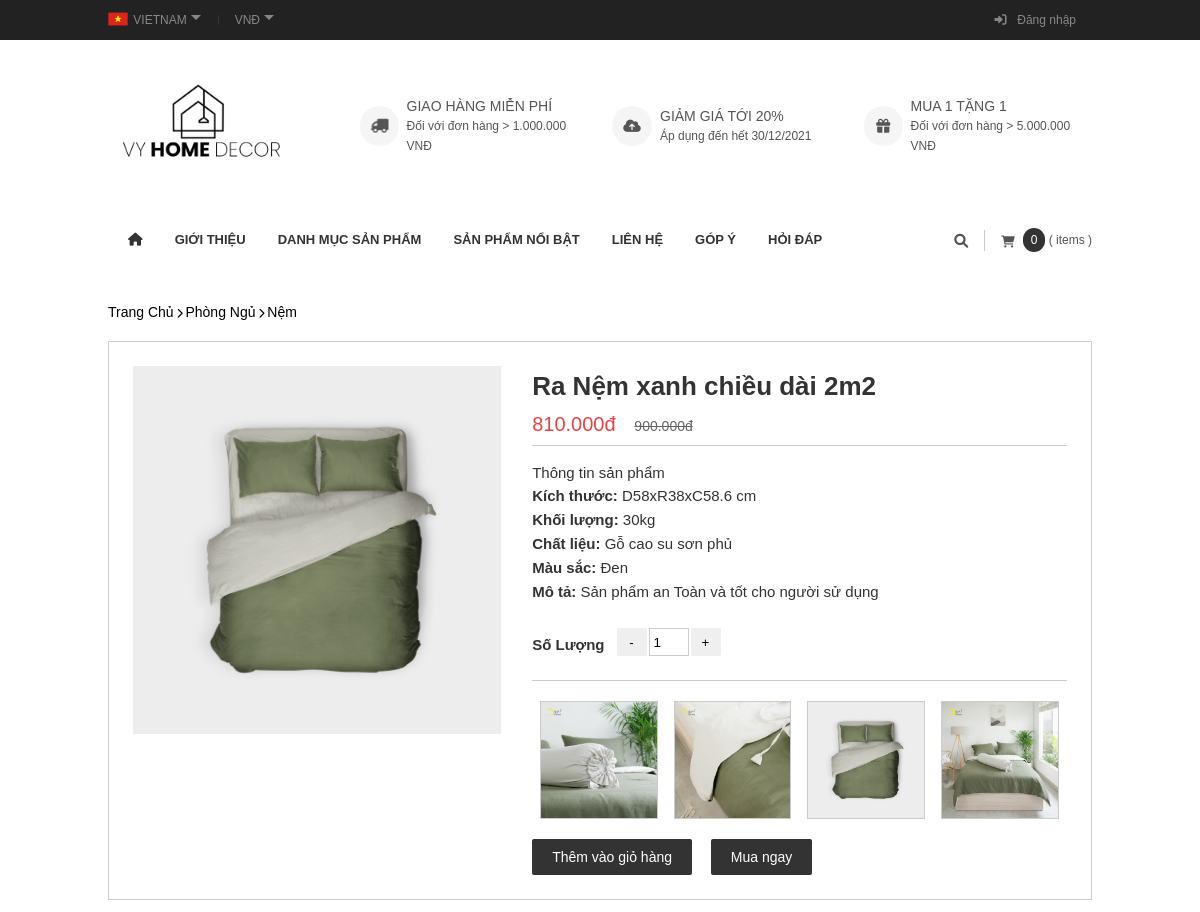
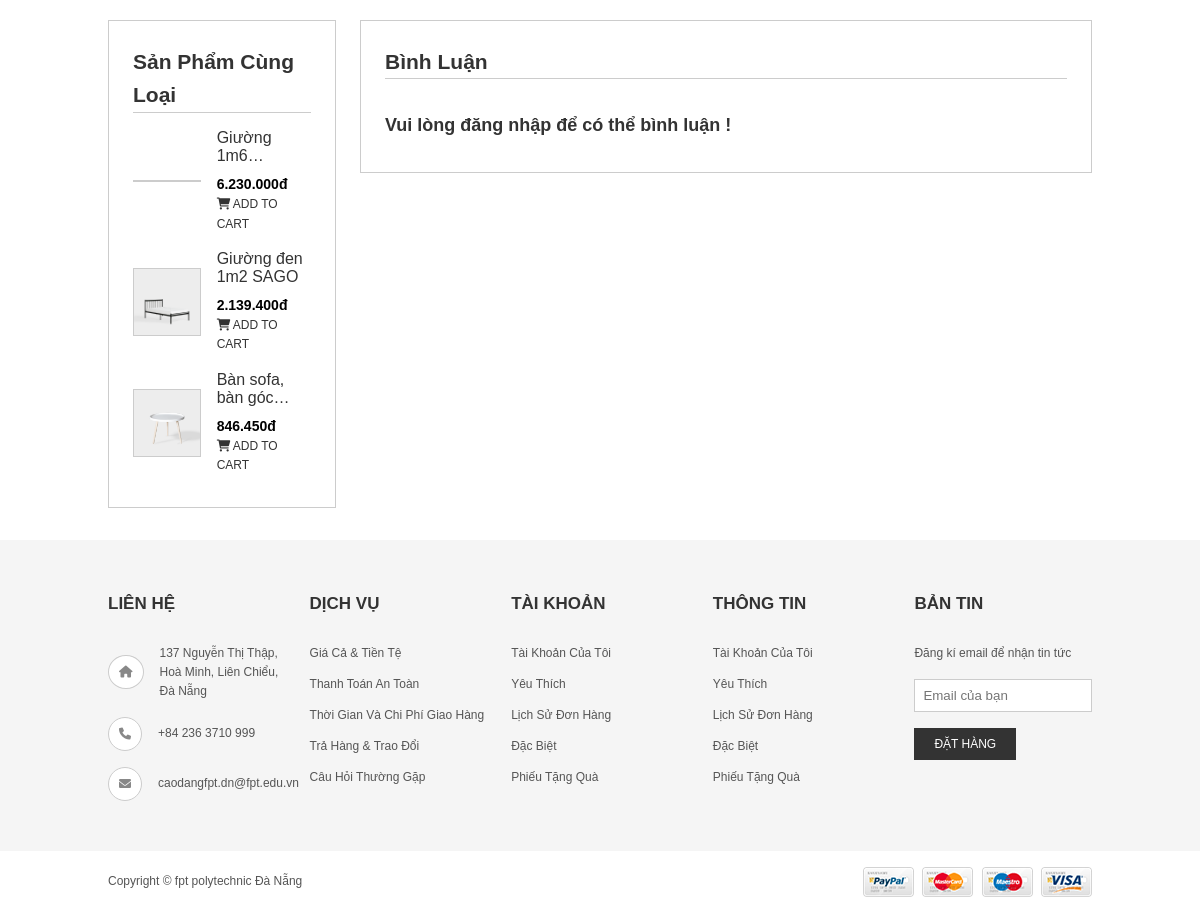
The app's page /index.php?act=product&prodId=11 with its own data (2 pictures, top to bottom).
### tables this page shows
CREATE TABLE `tbl_category` (
  `cateId` int(10) NOT NULL,
  `cateName` varchar(50) NOT NULL
);

CREATE TABLE `tbl_category_child` (
  `cateChildId` int(10) NOT NULL,
  `cateChildName` varchar(50) NOT NULL,
  `cateId` int(10) NOT NULL
);

CREATE TABLE `tbl_product` (
  `prodId` int(10) NOT NULL,
  `prodName` varchar(255) NOT NULL,
  `prodDesc` text NOT NULL,
  `quantity` int(10) NOT NULL,
  `price` float NOT NULL,
  `image` text NOT NULL,
  `imageSmall` text NOT NULL,
  `dateInput` date NOT NULL,
  `view` int(10) NOT NULL,
  `type` int(10) NOT NULL,
  `cateChildId` int(10) NOT NULL,
  `cateId` int(10) NOT NULL,
  `discount` float DEFAULT NULL
);

### model/pdo.php (called while the page is built, shortened)
<?php
function pdo_get_connection()
{   $servername="localhost";
    $username='root';
    $password='';
    try{
        $dburl="mysql:host=$servername;dbname=vyhomedecor; charset=utf8";
        $conn = new PDO($dburl,$username,$password);
        $conn->setAttribute(PDO::ATTR_ERRMODE,PDO::ERRMODE_EXCEPTION);
        return $conn;
        }
        catch(PDOException $e){
            return "lỗi kết nối :". $e->getMessage();
        }
}
function pdo_query($sql){
    $sql_args = array_slice(func_get_args(),1);
    try{
        $conn =pdo_get_connection();
        $stmt =$conn->prepare($sql);
        $stmt -> execute($sql_args);
        $row =$stmt->fetchAll();
        return $row;
    }catch(PDOException $e){
        throw $e;
    }
    finally{
        unset($conn);
    }
}
function pdo_query_one($sql){
    $sql_args = array_slice(func_get_args(),1);
    try{
        $conn =pdo_get_connection();
        $stmt =$conn->prepare($sql);
        $stmt -> execute($sql_args);
        $row =$stmt->fetch(PDO::FETCH_ASSOC);
        return $row;
    }catch(PDOException $e){
        throw $e;
    }
    finally{
        unset($conn);
    }
}
?>

### model/product_model.php (called while the page is built, shortened)
<?php
    function load_top_highligth() {
        $sql = "SELECT * FROM tbl_product where 1 order by type desc limit 0,4";
        $tophighlightsproduct = pdo_query($sql);
        return $tophighlightsproduct;
    }
    function loadOne_product($prodId)
    {
        $sql ="SELECT * FROM tbl_product where prodId =$prodId";
        $res =pdo_query_one($sql);
        return $res;
    }
    function loadOne_product_similar($prodId,$cateId)
    {
        $sql ="SELECT * FROM tbl_product where cateId=".$cateId." AND prodId <> $prodId";
        $res =pdo_query($sql);
        return $res;
    }

### model/category.php (called while the page is built, shortened)
<?php
    include_once 'pdo.php';
    function loadOne_category($cateId){
        $sql="SELECT * FROM tbl_category where cateId= $cateId";
        $res =pdo_query_one($sql);
        return $res;
    }
    function loadOne_ChildCategory($cateChildId){
        $sql="SELECT * FROM tbl_category_child where cateChildId= $cateChildId";
        $res =pdo_query_one($sql);
        return $res;
    }
?>

### view/product.php (the view, shortened to what this page needs)
<div class="grid wide">
    <div class="directional">
        <a href="index.php">Trang Chủ</a> <i class="fas fa-chevron-right"></i> <a href="index.php?act=list-product&cateId=<?= $cate['cateId'] ?>"><?= $cate['cateName'] ?></a> <i class="fas fa-chevron-right"></i> <a href="index.php?act=list-product&cateId=<?= $cate['cateId'] ?>&cateChildId=<?= $cateChild['cateChildId'] ?>"><?= $cateChild['cateChildName'] ?></a>
    </div>
    <div class="product">
        <div class="product__left">
            <div class="row content-1" id="shoppingCart">
                <?php
                extract($loadOne);
                ?>
                <div class="col l-5">
                    <div class="box-trai mr">
                        <div class="img product-block">
                            <img src="<?= BASE_URL ?>uploads/<?= $image ?>" alt="">
                        </div>
                    </div>
                </div>
                <div class="col l-7">
                    <div class="box-phai">
                        <div class="title">
                            <h1><?= $prodName ?></h1>
                            <span><?= number_format($price - ($price * $discount), 0, ',', '.') ?>đ</span>
                            <?php
                            if ($discount > 0) {
                            ?>
                                <del><?= number_format($price, 0, ',', '.'); ?>đ</del>
                            <?php } ?>
                        </div>
                        <div class="size">
                            <span>
                                <p>Thông tin sản phẩm</p>
                                <?php $des = json_decode($prodDesc, true); ?>
                                <b>Kích thước:</b> <?= $des['size'] ?> <br>
                                <b>Khối lượng:</b> <?= $des['mass'] ?> <br>
                                <b>Chất liệu:</b> <?= $des['material'] ?> <br>
                                <b>Màu sắc:</b> <?= $des['color'] ?> <br>
                                <b>Mô tả:</b> <?= $des['des'] ?>
                            </span><br>
                            <div class="buttons_added">
                                <strong>Số Lượng</strong>
                                <input onclick="var result = document.querySelector('.quantity'); var qty = result.value; if( !isNaN(qty)  &&  qty > 1 ) result.value--;return false;" type='button' value='-' class="quantity-control" />
                                <input id="getQuantity" class='quantity' min='1' name='quantity' type='text' value='1' />
                                <input onclick="var result = document.querySelector('.quantity'); var qty = result.value; if( !isNaN(qty)) result.value++;return false;" type='button' value='+' class="quantity-control" />
                            </div>
                        </div>
                        <div class="show-anh">
                            <?php
                            $data = $imageSmall;
                            $data = json_decode($data, true);
                            foreach ($data as $valueIgm) {
                            ?>
                                <div class="img-sp product-small-block ">
                                    <img src="<?= BASE_URL ?>uploads/<?= $valueIgm['image'] ?>" class="product-img-small">
                                </div>
                            <?php
                            }
                            ?>
                        </div>
                        <div class="mua-hang">
                            <input type="submit" name="addToCart" class="<?php if (isset($_SESSION['login'])) {
                                                                                echo 'realTimeAddToCart';
                                                                            } ?>" id="addToCart" value="Thêm vào giỏ hàng">
                            <input type="submit" name="buyNow" class="<?php if (isset($_SESSION['login'])) {
                                                                                echo 'realTimeBuyNow';
                                                                            } ?>" value="Mua ngay" id="buyNow">
                        </div>
                    </div>
                </div>
            </div>
        </div>
        <div class="product__right">
            <div class="row content-2">
                <div class="col l-3">
                    <div class="top-yeu-thich">
                        <div class="tieu-de">
                            <h2>Sản Phẩm Cùng Loại</h2>
                        </div>
                        <?php
                        foreach ($product_similar as $value) {
                            extract($value);
                            $link_product = "index.php?act=product&prodId=" . $prodId;
                        ?>
                            <div class="sanpham">
                                <a href="<?= $link_product ?>" class="sanpham-img">
                                    <img src="<?= BASE_URL ?>uploads/<?= $image ?>" alt="">
                                </a>
                                <div class="addCart">
                                    <a class="addCart-name" href="<?= $link_product ?>"><?= $prodName ?></a>
                                    <strong><?= number_format($price - ($price * $discount), 0, ',', '.') ?>đ</strong><br>
                                    <a class="addCart-text" href="#"><i class="fas fa-shopping-cart"></i> ADD TO CART</a>
                                </div>
                            </div>
                        <?php
                        }
                        ?>
                    </div>
                </div>
                <div class="col l-9">
                    <?php
                    extract($loadOne);
                    ?>
                    <div class="from-binhluan" id="form-comment">
                        <div class="from">
                            <div class="reveiws">
                                <h2>Bình Luận</h2>
                            </div>
                            <?php
                            if (isset($_SESSION['login']['login']) == true) {
                                $account = $_SESSION['login'];
                            ?>
                                <div class="addemail">
                                    <p>Thêm bình luận</p>
                                </div>
                                <div class="binh-luan">
                                    <input type="text" id="comm_content" class="form-text" name="content" style="width:100%; height:80px;border-radius: 4px;" placeholder="Nhập bình luận ở đây..." required></input>
                                    <br>
                                    <input type="hidden" id="prodId" name="prodId" value="<?= $prodId ?>">
                                    <input type="hidden" id="custId" name="custId" value="<?= $account['custId'] ?>">
                                    <input type="submit" id="send" name="send-comment" value="Gửi bình luận">
                                </div>
                            <?php } else { ?>
                                <div class="addemail">
                                    <p>Vui lòng đăng nhập để có thể bình luận !</p>
                                </div>
                            <?php } ?>
                        </div>
                    </div>
                </div>
            </div>
        </div>
    </div>
</div>

### css/product.css (style rules this page uses)
.product { margin: 0 auto; width: 100%; }
.mr { margin-right: 2%; }
.product__left { margin-top: 18px; padding: 24px; border: 1px solid var(--border-color); }
.box-trai { display: flex; align-items: space-between; }
.img { width: 100%; border: 1px solid var(--background-color); }
.img img { left: 20px; width: 100%; display: block; }
.show-anh { width: 100%; margin-top: 20px; display: flex; justify-content: start; }
.img-sp { width: 22%; border: solid 1px #ccc; margin: 0 8px; }
.product-img-small { display: block; }
.img-sp img { width: 100%; display: block; }
.title { min-height: 80px; color: #666; border-bottom: solid 1px #ccc; }
.title h1 { font-size: 2.6rem; color: var(--primary-color); }
.title del { margin-left: 16px; font-size: 1.4rem; }
.title span { font-size: 2rem; color: #e34444; }
.buttons_added { margin: 24px 0; opacity:1; display:inline-block; display:-ms-inline-flexbox; display:inline-flex; white-space:nowrap; vertical-align:top; }
.buttons_added strong { color: #333; font-size: 1.5rem; padding-right: 10px; margin-top: 20px; }
.size { margin-top: 15px; width: 100%; border-bottom: solid #ccc 1px; font-size: 1.4rem; line-height: 23px; color: #333; }
.size strong { margin-top: 5px; color: #333; font-size: 1.5rem; }
.size span { color: #333; font-size: 1.5rem; }
.mua-hang { width: 100%; margin-top: 20px; }
.binh-luan input[type="submit"], .mua-hang input[type="submit"] { cursor: pointer; padding: 10px 20px; background-color: var(--primary-color); border: none; color: var(--white-color); border-radius: 2px; font-size: 1.4rem; transition: all 0.3s linear; outline: none; }
.mua-hang input[type="submit"] { margin-right: 16px; }
.product__right { margin: 32px 0; }
.content-2 { margin: 24px 0 ; }
.top-yeu-thich { width: 100%; border: solid 1px #ccc; padding: 24px; display: flex; flex-direction: column; }
.tieu-de { color: #333; font-size: 1.4rem; margin-bottom: 8px; border-bottom: solid 1px #ccc; }
.sanpham { display: flex; align-items: center; margin: 8px 0; }
.sanpham-img { border: solid 1px #ccc; width: 38%; }
.sanpham-img img { width: 100%; display: block; }
.addCart { width: 50%; margin-left: 16px; }
.addCart strong { font-size: 1.4rem; }
.addCart-name { font-size: 1.6rem; line-height: 1.8rem; text-decoration: none; color: #333; margin-bottom: 8px; display: -webkit-box; -webkit-box-orient: vertical; -webkit-line-clamp: 2; overflow: hidden; }
.addCart-text { text-decoration: none; color: #333; font-size: 1.2rem; }
.from-binhluan { border: solid 1px #ccc; padding: 24px; }
.from { width: 100%; }
.reveiws { border-bottom: solid 1px #ccc; font-size: 1.4rem; }
.reveiws h2 { color: #333; }
.addemail { width: 100%; display: block; font-size: 1.8rem; font-weight: 700; margin-bottom: 8px; margin-top: 32px; color: var(--primary-color) }
.product-small-block { cursor: pointer; }
.directional a { color: black; text-decoration: none; font-size: 14px; }

### css/base.css (style rules this page uses)
:root { --primary-color: #333; --text-color: #555; --text-brighter:#888; --hover-color: #e34444; --white-color: #fff; --bacground-color: #f5f5f5; --header__top-height:40px; --border-color: #ccc; }
* { margin: 0; padding: 0; box-sizing: border-box; }
html { font-size: 62.5%; line-height: 1.6; font-family: helvetica; }

### css/style.css (style rules this page uses)
.quantity { width: 40px; padding: 0 4px; border: 1px solid var(--border-color); }
.quantity-control { width: 30px; cursor: pointer; outline: none; border: none; margin: 0 2px; border-radius: 2px; }

### records on screen
tbl_category: cateName "Phòng Ngủ"
tbl_category_child: cateChildName "Nệm"
tbl_product: image (picture), prodName "Ra Nệm xanh chiều dài 2m2", $price - ($price * $discount) "810.000", price "900.000", prodDesc "D58xR38xC58.6 cm", prodDesc "30kg", prodDesc "Gỗ cao su sơn phủ", prodDesc "Đen", prodDesc "Sản phẩm an Toàn và tốt cho người sử dụng"
tbl_product: prodName "Giường…", $price - ($price * $discount) "6.230.000"
tbl_product: image (picture), prodName "Giường đen 1m2 SAGO", $price - ($price * $discount) "2.139.400"
tbl_product: image (picture), prodName "Bàn sofa, bàn…", $price - ($price * $discount) "846.450"

### other values on screen
$count_cart "0"
